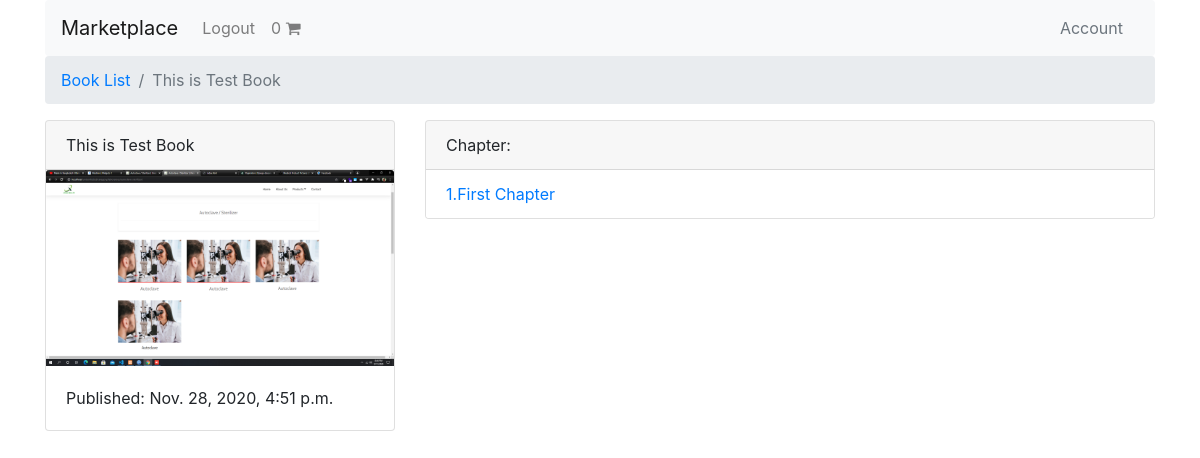
Screenshot of /test-book/ (signed in) with the database file from the repository.
### books/models.py (models this page shows, shortened)
class Book(models.Model):
    authors = models.ManyToManyField(Author)
    title = models.CharField(max_length=100)
    publication_date = models.DateTimeField()
    isbn = models.CharField(max_length=16)
    slug = models.SlugField()
    cover = models.ImageField()
    price = models.FloatField()

class Chapter(models.Model):
    book = models.ForeignKey(Book, on_delete=models.CASCADE)
    chapter_number = models.IntegerField()
    title = models.CharField(max_length=100)
    def get_absolute_url(self):
        return reverse("books:chapter_detail", kwargs={
            'book_slug': self.book.slug,
            'chapter_number': self.chapter_number
        })

### books/views.py (the view)
# urls.py: path('<slug>/', book_detail, name='book_detail'),
@login_required
def book_detail(request, slug):
    book = get_object_or_404(Book, slug=slug)
    book_status = check_book_relationship(request, book)
    context = {
        'book': book,
        'book_status': book_status
    }
    return render(request, 'book_detail.html', context)

### books/views.py (called while the page is built, shortened)
def check_book_relationship(request, book):
    if book in request.user.userlibrary.books.all():
        return OWNED

### shopping_cart/templatetags/cart_template_tags.py (called while the page is built)
@register.filter
def cart_item_count(user):
    if user.is_authenticated:
        qs = Order.objects.filter(user=user, is_ordered=False)
        if qs.exists():
            return qs[0].items.count()
    return 0

### templates/book_detail.html (shortened to what this page needs)
{% extends "base.html" %}
{% block breadcrumb %}
<nav aria-label="breadcrumb">
    <ol class="breadcrumb">
        <li class="breadcrumb-item"><a href="{% url 'books:book_list' %}">Book List</a></li>
        <li class="breadcrumb-item active" aria-current="page">{{book.title}}</li>
    </ol>
</nav>
{% endblock breadcrumb %}
{% block content %}
<div class="row">
    <main class="col-md-4">
        {% include "book_snippet.html" with book=book %}
    </main>
    <aside class="col-md-8">
        <div class="card">
            <div class="card-header">
                Chapter:
            </div>
            <ul class="list-group list-group-flush">
                {% for chapter in book.chapter_set.all %}
                <li class="list-group-item"><a
                        href="{{chapter.get_absolute_url}}">{{chapter.chapter_number}}.{{chapter.title}}</a></li>
                {% endfor %}
            </ul>
        </div>
    </aside>
</div>
{% endblock content %}

### templates/navbar.html (shortened to what this page needs)
{% load cart_template_tags %}
<nav class="navbar navbar-expand-lg navbar-light bg-light rounded">
    <a class="navbar-brand" href="{% url 'books:book_list' %}">Marketplace</a>
    <div class="collapse navbar-collapse" id="navbarsExample09">
        <ul class="navbar-nav mr-auto">
            {% if request.user.is_authenticated %}
            <li class="nav-item">
                <a class="nav-link" href="{% url 'account_logout' %}">Logout</a>
            </li>
            <li class="nav-item">
                <a class="nav-link" href="{% url 'cart:order_summary' %}">{{ request.user|cart_item_count }}
                    <i class='fa fa-shopping-cart'></i>
                </a>
            </li>
            {% endif %}
        </ul>
        <a class="nav-link text-muted" href="{% url 'profile_view' %}">Account</a>
    </div>
</nav>

### templates/book_snippet.html (shortened to what this page needs)
<div class="card">
    <div class="card-header">{{book.title}}</div>
    <img src="{{book.cover.url}}" class="card-img-top">
    <div class="card-body">
        <p class="card-text">Published: {{book.publication_date}}</p>
    </div>
</div>

### rows the page displays
Book: title "This is Test Book", cover (picture), publication_date "Nov. 28, 2020, 4:51 p.m."
Chapter: chapter_number "1", title "First Chapter"

### other values shown
{{ request.user|cart_item_count }} "0"
